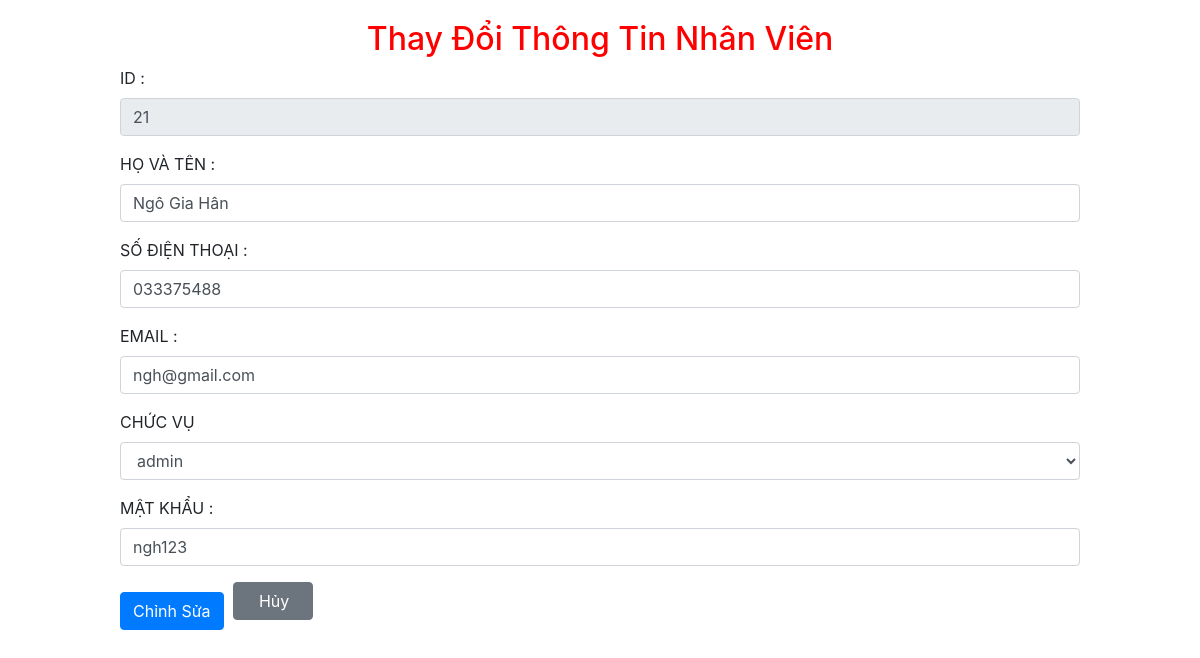
The app's page /php/edit_form_staff.php?id=21 (signed in) with its own data.
### tables this page shows
CREATE TABLE `user` (
  `id_user` int(11) NOT NULL,
  `ten_user` varchar(50) NOT NULL,
  `sdt_user` varchar(50) NOT NULL,
  `email_user` varchar(50) NOT NULL,
  `matkhau` varchar(50) NOT NULL,
  `quyen_user` tinyint(4) NOT NULL
);

### php/edit_form_staff.php (the view, shortened to what this page needs)
<?php
include('session_user.php');
?>
<?php
    require("connect.php");
    $id =$_GET['id'];
    $sql = "SELECT * FROM user WHERE id_user= $id";
    $result = mysqli_query($conn,$sql);
    $row =mysqli_fetch_array($result);
    if($row){
        $id =$row["id_user"];
        $hoten = $row["ten_user"];
        $sdt = $row["sdt_user"];
        $email = $row['email_user'];
        $chucvu = $row["quyen_user"];
        $matkhau = $row["matkhau"];
    }
?>
<!DOCTYPE html>
<html lang="en">
<head>
    <?php  require("../css/style.php")?>
    <link rel="stylesheet" href="../css/style.css">
    <link rel="stylesheet" href="../css/category.css">
    <link rel="stylesheet" href="../css/admin.css">
</head>
<body>
<form style="margin:auto;width:80%;padding-top:20px;" action='' method='post'>
        <h2 style="text-align:center; color:red;">Thay Đổi Thông Tin Nhân Viên</h2>
        <div class="form-group">
            <label for="exampleFormControlInput1">ID :</label>
            <input type="text" readonly class="form-control"  name="id"  value="<?php echo  $id;?>">
        </div>
        <div class="form-group">
            <label for="exampleFormControlInput1">HỌ VÀ TÊN :</label>
            <input type="text" class="form-control"  placeholder="Lê Văn Tình" name="hoten"  value="<?php echo  $hoten;?>">
        </div>
        <div class="form-group">
            <label for="exampleFormControlInput1">SỐ ĐIỆN THOẠI :</label>
            <input type="text" class="form-control"  placeholder="0867175706" name="sdt" value="<?php echo  $sdt;?>">
        </div>
        <div class="form-group">
            <label for="exampleFormControlInput1">EMAIL :</label>
            <input type="email" class="form-control"  placeholder="letinh1608@gmail.com" name="email" value="<?php echo  $email;?>">
        </div>
        <div class="form-group">
            <label for="exampleFormControlSelect1">CHỨC VỤ</label>
            <select class="form-control" name='chucvu' value="<?php echo  $chucvu;?>">
            <option value='0' >admin</option>
            </select>
        </div>
        <div class="form-group">
            <label for="exampleFormControlInput1">MẬT KHẨU :</label>
            <input type="text" class="form-control"  placeholder="123456" name='matkhau' value="<?php echo  $matkhau;?>">
        </div>
        <button type="submit" class="btn btn-primary  ">Chỉnh Sửa</button>
        <button type="reset" class="btn btn-secondary button " style="margin-left:5px;">Hủy</button>
    </form>
</body>
</html>

### css/style.css (style rules this page uses)
* { margin: 0; padding: 0; }

### css/admin.css (style rules this page uses)
.button { margin-bottom:20px; padding-right:10px; margin-right:10px; width:80px; }

### css/style.php (style rules this page uses)
body,html { width: 100% !important; margin: 0px !important; padding: 0px !important; overflow-x: hidden !important; }

### records on screen
user: id "21", hoten "Ngô Gia Hân", sdt "033375488", email "ngh@gmail.com", chucvu "admin", matkhau "ngh123"
